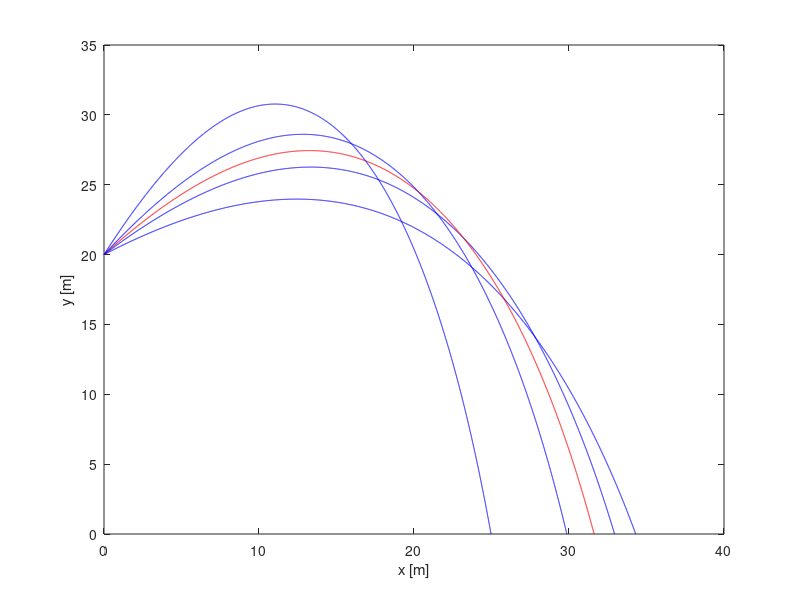

This chart was generated by the following MATLAB code:
clf;
% Parameters
m = 0.2; % kg
g = 9.81; % m/s^2
vT = 20.0; % m/s
D = m*g/vT^2;
h = 20.0; % m
r0 = [0 h];
v0value = 20.0;
alphalist = [30 40 45 50 60];
for alpha = alphalist
    v0 = v0value*[cos(alpha*pi/180.0) sin(alpha*pi/180.0)];
    time = 20.0; % s
    % Variables
    dt = 0.001;
    n = ceil(time/dt);
    r = zeros(n,2);
    v = zeros(n,2);
    t = zeros(n,1);
    % Initial conditions
    r(1,:) = r0;
    v(1,:) = v0;
    i = 1;
    % Simulation loop
    while (r(i,2)>=0.0)
        Fnet = -D*norm(v(i,:))*v(i,:) - m*g*[0 1];
        a = Fnet/m;
        v(i+1,:) = v(i,:) + dt*a;
        r(i+1,:) = r(i,:) + dt*v(i+1,:);
        t(i+1) = t(i) + dt;
        i = i + 1;
    end
    symb = '-b';
    if alpha==45
        symb = '-r';
    end
    plot(r(1:i,1),r(1:i,2),symb);
    xlabel('x [m]');
    ylabel('y [m]');
    hold on
end
hold off
axis([0 40 0 35])